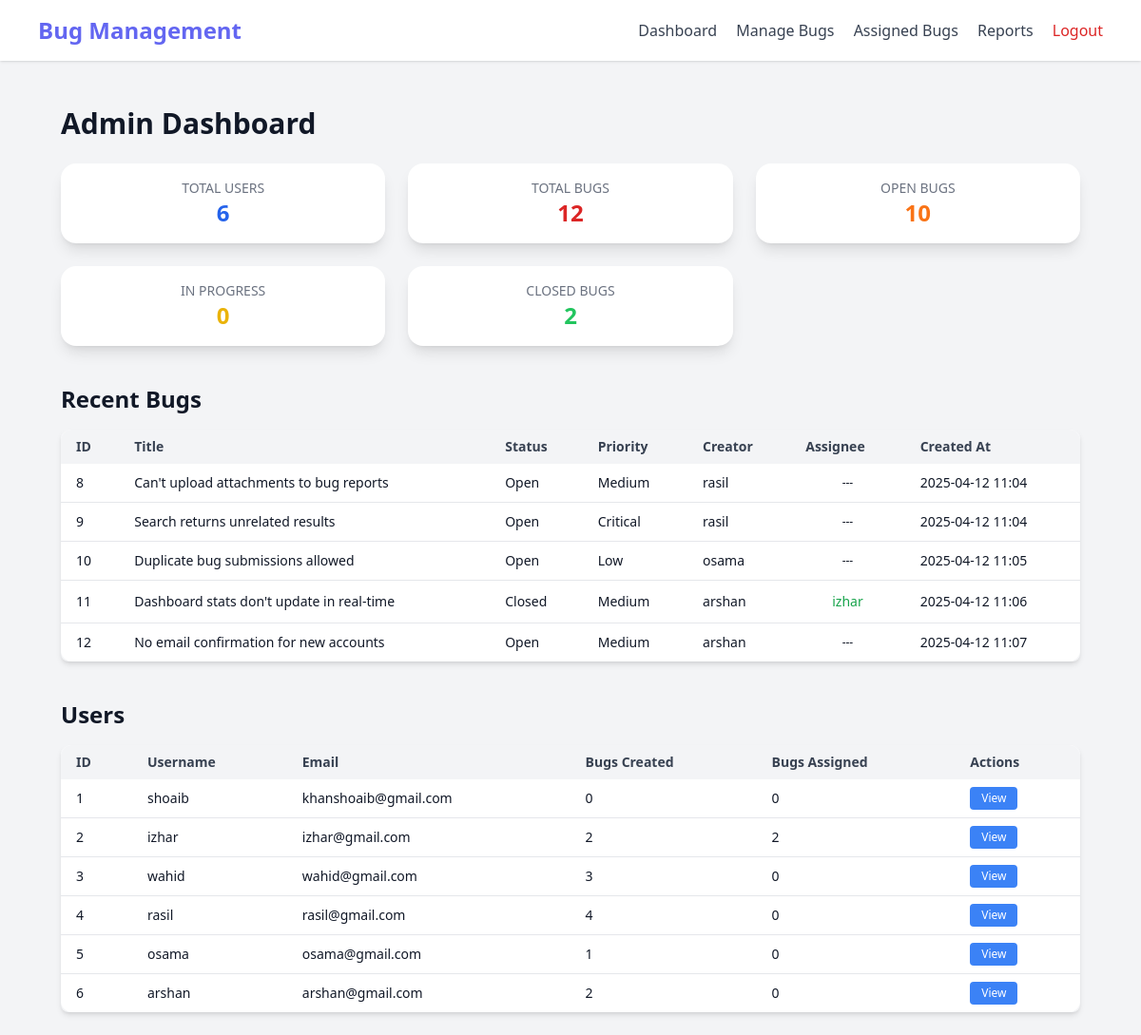
The app's page /admin/dashboard (signed in), older data.
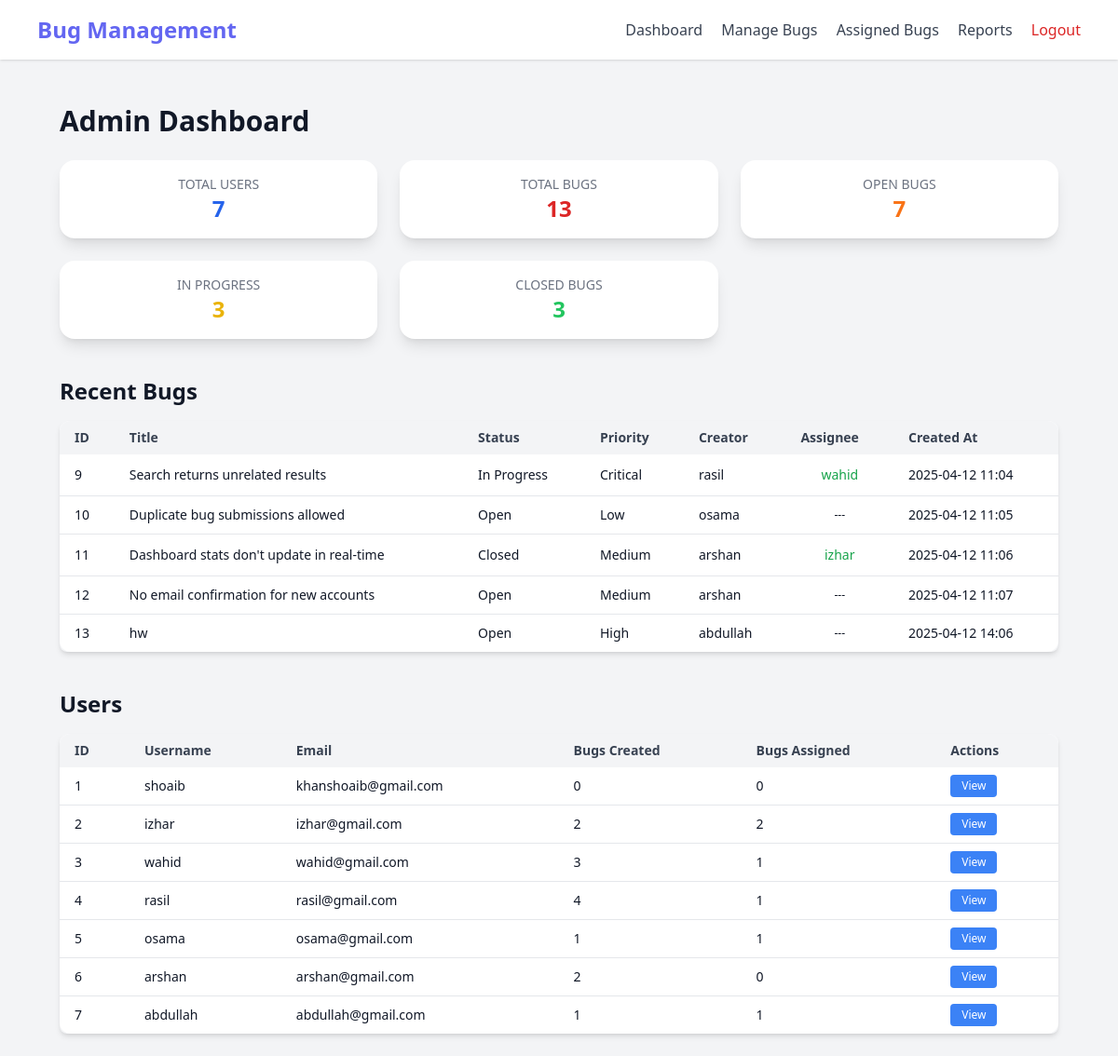
The same page, newer data.
### app.py (models this page shows, shortened)
class Bug(db.Model):
    id = db.Column(db.Integer, primary_key=True)
    title = db.Column(db.String(100), nullable=False)
    description = db.Column(db.Text, nullable=False)
    status = db.Column(db.String(20), default='Open')
    priority = db.Column(db.String(20), default='Medium')
    created_at = db.Column(db.DateTime, default=datetime.utcnow)
    updated_at = db.Column(db.DateTime, default=datetime.utcnow, onupdate=datetime.utcnow)
    creator_id = db.Column(db.Integer, db.ForeignKey('user.id'), nullable=False)
    assignee_id = db.Column(db.Integer, db.ForeignKey('user.id'))

class User(UserMixin, db.Model):
    id = db.Column(db.Integer, primary_key=True)
    username = db.Column(db.String(80), unique=True, nullable=False)
    email = db.Column(db.String(120), unique=True, nullable=False)
    password_hash = db.Column(db.String(128))
    is_admin = db.Column(db.Boolean, default=False)
    bugs_created = db.relationship('Bug', backref='creator', lazy=True, foreign_keys='Bug.creator_id')
    bugs_assigned = db.relationship('Bug', backref='assignee', lazy=True, foreign_keys='Bug.assignee_id')

### app.py (the view)
@app.route('/admin/dashboard')
@login_required
def admin_dashboard():
    if not current_user.is_admin:
        return redirect(url_for('user_dashboard'))
    users = User.query.all()
    bugs = Bug.query.all()
    open_bugs = Bug.query.filter_by(status='Open').count()
    in_progress_bugs = Bug.query.filter_by(status='In Progress').count()
    closed_bugs = Bug.query.filter_by(status='Closed').count()
    return render_template('admin/admin_dashboard.html',
                         users=users,
                         bugs=bugs,
                         open_bugs=open_bugs,
                         in_progress_bugs=in_progress_bugs,
                         closed_bugs=closed_bugs)

### app.py (called while the page is built)
@login_manager.user_loader
def load_user(user_id):
    return User.query.get(int(user_id))

### templates/admin/admin_dashboard.html (shortened to what the changed rows need)
{% extends "base.html" %}
{% block content %}
<div class="p-6 animate-fade-in">
    <h1 class="text-3xl font-bold mb-6">Admin Dashboard</h1>
    <div class="grid grid-cols-1 sm:grid-cols-2 md:grid-cols-3 xl:grid-cols-5 gap-6 mb-10">
        <div class="stat-card bg-white shadow-lg rounded-2xl p-4 text-center">
            <h3 class="text-gray-500 text-sm uppercase">Total Users</h3>
            <p class="text-2xl font-semibold text-blue-600">{{ users|length }}</p>
        </div>
        <div class="stat-card bg-white shadow-lg rounded-2xl p-4 text-center">
            <h3 class="text-gray-500 text-sm uppercase">Total Bugs</h3>
            <p class="text-2xl font-semibold text-red-600">{{ bugs|length }}</p>
        </div>
        <div class="stat-card bg-white shadow-lg rounded-2xl p-4 text-center">
            <h3 class="text-gray-500 text-sm uppercase">Open Bugs</h3>
            <p class="text-2xl font-semibold text-orange-500">{{ open_bugs }}</p>
        </div>
        <div class="stat-card bg-white shadow-lg rounded-2xl p-4 text-center">
            <h3 class="text-gray-500 text-sm uppercase">In Progress</h3>
            <p class="text-2xl font-semibold text-yellow-500">{{ in_progress_bugs }}</p>
        </div>
        <div class="stat-card bg-white shadow-lg rounded-2xl p-4 text-center">
            <h3 class="text-gray-500 text-sm uppercase">Closed Bugs</h3>
            <p class="text-2xl font-semibold text-green-500">{{ closed_bugs }}</p>
        </div>
    </div>
    <h2 class="text-2xl font-semibold mb-4">Recent Bugs</h2>
    <div class="overflow-x-auto shadow-md rounded-lg mb-10 animate-fade-in">
        <table class="min-w-full bg-white rounded-xl overflow-hidden">
            <thead class="bg-gray-100 text-gray-700 text-sm">
                <tr>
                    <th class="px-4 py-2 text-left">ID</th>
                    <th class="px-4 py-2 text-left">Title</th>
                    <th class="px-4 py-2 text-left">Status</th>
                    <th class="px-4 py-2 text-left">Priority</th>
                    <th class="px-4 py-2 text-left">Creator</th>
                    <th class="px-4 py-2 text-left">Assignee</th>
                    <th class="px-4 py-2 text-left">Created At</th>
                </tr>
            </thead>
            <tbody class="text-sm divide-y divide-gray-200">
                {% for bug in bugs[-5:] %}
                <tr class="hover:bg-gray-50 transition">
                    <td class="px-4 py-2">{{ bug.id }}</td>
                    <td class="px-4 py-2">{{ bug.title }}</td>
                    <td class="px-4 py-2">{{ bug.status }}</td>
                    <td class="px-4 py-2">{{ bug.priority }}</td>
                    <td class="px-4 py-2">{{ bug.creator.username }}</td>
                    <td class="px-4 py-2">
                        {% if bug.assignee %}
                            <span class="inline-block text-sm font-extrabold px-2 text-green-600 py-1 rounded-full font-medium justify-center flex">
                                {{ bug.assignee.username }}
                            </span>
                        {% else %}
                            <span class="inline-block text-xs px-2 py-1 rounded-full font-medium justify-center flex">
                                ---
                            </span>
                        {% endif %}
                    </td>
                    <td class="px-4 py-2">{{ bug.created_at.strftime('%Y-%m-%d %H:%M') }}</td>
                </tr>
                {% endfor %}
            </tbody>
        </table>
    </div>
    <h2 class="text-2xl font-semibold mb-4">Users</h2>
    <div class="overflow-x-auto shadow-md rounded-lg animate-fade-in">
        <table class="min-w-full bg-white rounded-xl overflow-hidden">
            <thead class="bg-gray-100 text-gray-700 text-sm">
                <tr>
                    <th class="px-4 py-2 text-left">ID</th>
                    <th class="px-4 py-2 text-left">Username</th>
                    <th class="px-4 py-2 text-left">Email</th>
                    <th class="px-4 py-2 text-left">Bugs Created</th>
                    <th class="px-4 py-2 text-left">Bugs Assigned</th>
                    <th class="px-4 py-2 text-left">Actions</th>
                </tr>
            </thead>
            <tbody class="text-sm divide-y divide-gray-200">
                {% for user in users %}
                <tr class="hover:bg-gray-50 transition">
                    <td class="px-4 py-2">{{ user.id }}</td>
                    <td class="px-4 py-2">{{ user.username }}</td>
                    <td class="px-4 py-2">{{ user.email }}</td>
                    <td class="px-4 py-2">{{ user.bugs_created|length }}</td>
                    <td class="px-4 py-2">{{ user.bugs_assigned|length }}</td>
                    <td class="px-4 py-2">
                        <a href="{{ url_for('user_details', user_id=user.id) }}" class="inline-block bg-blue-500 hover:bg-blue-600 text-white text-xs font-medium px-3 py-1 rounded transition">View</a>
                    </td>
                </tr>
                {% endfor %}
            </tbody>
        </table>
    </div>
</div>
{% endblock %}

Row changes from the older to the newer data that the page shows:
no longer on this page (row unchanged): Bug: id "8", title "Can't upload attachments to bug reports", status "Open", priority "Medium", creator.username "rasil", created_at "2025-04-12 11:04"
changed Bug "Search returns unrelated results": status "Open" → "In Progress"; assignee.username (not shown) → "wahid"; no longer shows "---"
added Bug: id "13", title "hw", status "Open", priority "High", creator.username "abdullah", created_at "2025-04-12 14:06"
computed for User "wahid": bugs_assigned|length "0" → "1"
computed for User "rasil": bugs_assigned|length "0" → "1"
computed for User "osama": bugs_assigned|length "0" → "1"
added User: id "7", username "abdullah", email "abdullah@gmail.com", bugs_created|length "1", bugs_assigned|length "1"
Text that changed along with them:
{{ users|length }}: "6" → "7"
{{ bugs|length }}: "12" → "13"
{{ open_bugs }}: "10" → "7"
{{ in_progress_bugs }}: "0" → "3"
{{ closed_bugs }}: "2" → "3"
